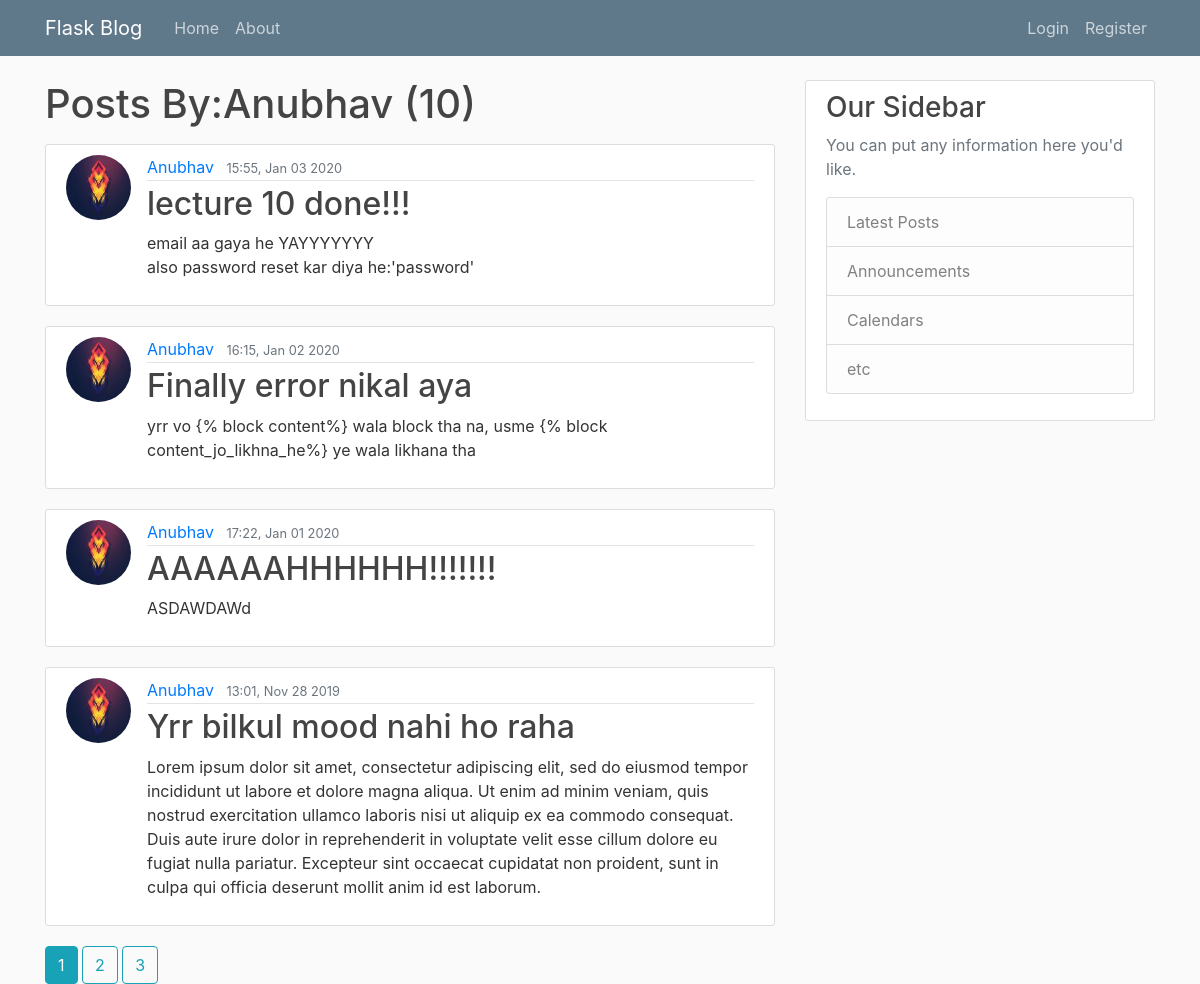
The app's page /user/Anubhav, older data.
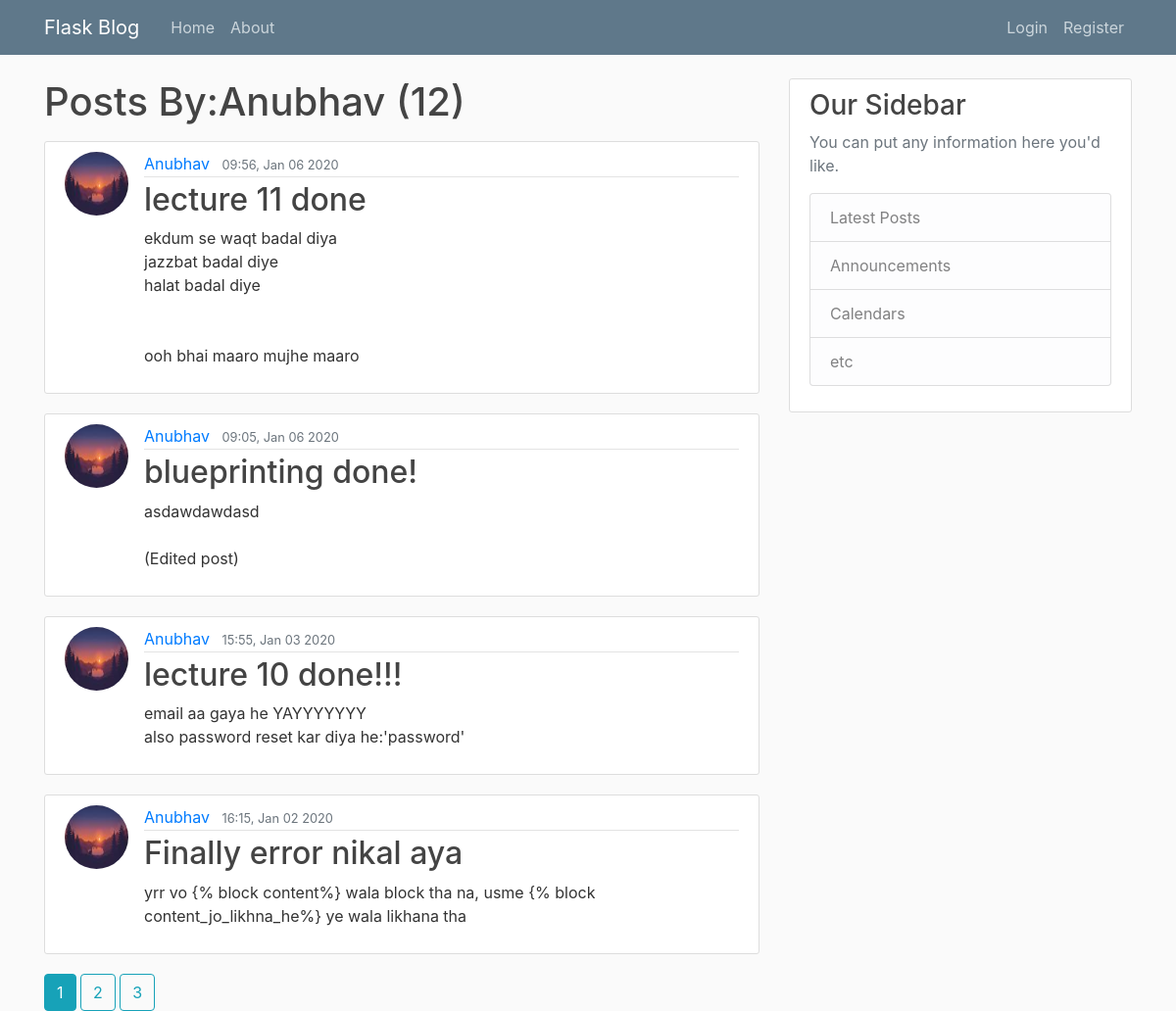
The same page, newer data.
### first_flask/models.py (models this page shows, shortened)
class Post(db.Model):
	id= db.Column(db.Integer, primary_key=True)
	title=db.Column(db.String(100), nullable=False)
	content=db.Column(db.Text, nullable=False)
	date_posted=db.Column(db.DateTime, nullable=False, default=datetime.utcnow)			#utcnow ke aage () nahi lagaye, here the whole func. is passed as argument
	user_id=db.Column(db.Integer, db.ForeignKey('user.id'), nullable=False)

class User(db.Model, UserMixin):												#Model classes bana rahe he for db
	id= db.Column(db.Integer, primary_key=True)
	username=db.Column(db.String(24), nullable=False, unique=True)
	email=db.Column(db.String(120), nullable=False, unique=True)
	password=db.Column(db.String(60),nullable=False)								#string size is 60 bcz ye hash me convert hogi aage
	image_file=db.Column(db.String(20), nullable=False, default='default.jpg')		#same image bhi hash hogi
	posts=db.relationship('Post', backref='author', lazy=True)						#its a relationship not a column, no idea about lazy=True

### first_flask/users/routes.py (the view)
@users.route("/user/<string:username>")
def user_posts(username):								#this is to get all the posts created by a particular user, triggered when you click on the 'username' hyperlink
	page=request.args.get('page', 1, type=int)
	user=User.query.filter_by(username=username).first_or_404()			#get the username, first username from query or 404 error
	posts=Post.query.filter_by(author=user)\
		.order_by(Post.date_posted.desc())\
		.paginate(page=page, per_page=4)
	return render_template("user_posts.html", posts=posts,user=user)

### first_flask/templates/user_posts.html
{%extends "layout.html"%}
{%block content_jo_likna_he%}
	<h1 class="mb-3">Posts By:{{user.username}} ({{ posts.total }})</h1>
	{% for post in posts.items%}
		<article class="media content-section">
			<img class="rounded-circle article-img" src="{{url_for('static', filename='profile_pics/'+ post.author.image_file) }}">
		  <div class="media-body">
		    <div class="article-metadata">
		      <a class="mr-2" href="{{url_for('users.user_posts', username=post.author.username)}}">{{ post.author.username }}</a>
		      <small class="text-muted">{{ post.date_posted.strftime('%H:%M, %b %d %Y') }}</small>
		    </div>
		    <h2><a class="article-title" href="{{url_for('posts.post', post_id=post.id)}}">{{ post.title }}</a></h2>
		    <p class="article-content">{{ post.content }}</p>
		  </div>
		</article>
	{%endfor%}
	{% for page_num in posts.iter_pages(left_edge=1, right_edge=1, left_current=1, right_current=2) %}
		{%if page_num %}
			{%if posts.page==page_num %}
				<a class="btn btn-info mb=4" href="{{ url_for('users.user_posts', username=user.username, page=page_num) }}">{{ page_num }}</a>
			{%else%}
				<a class="btn btn-outline-info mb=4" href="{{url_for('users.user_posts',page=page_num, username=user.username) }}">{{ page_num }}</a>
			{%endif%}
		{%else%}
			...
		{%endif%}
	{%endfor%}
{% endblock content_jo_likna_he%}

Row changes from the older to the newer data that the page shows:
no longer on this page (row unchanged): Post: image_file (picture), author.username "Anubhav", date_posted "17:22, Jan 01 2020", title "AAAAAAHHHHHH!!!!!!!", content "ASDAWDAWd"
no longer on this page (row unchanged): Post: image_file (picture), author.username "Anubhav", date_posted "13:01, Nov 28 2019", title "Yrr bilkul mood nahi ho raha", content "Lorem ipsum dolor sit amet, consectetur adipiscing elit, sed do eiusmod tempor incididunt ut labore et dolore magna aliqua. Ut enim ad minim veniam, quis nostrud exercitation ullamco laboris nisi ut aliquip ex ea commodo consequat. Duis aute irure dolor in reprehenderit in voluptate velit esse cillum dolore eu fugiat nulla pariatur. Excepteur sint occaecat cupidatat non proident, sunt in culpa qui officia deserunt mollit anim id est laborum."
added Post: image_file (picture), author.username "Anubhav", date_posted "09:56, Jan 06 2020", title "lecture 11 done", content "ekdum se waqt badal diya jazzbat badal diye halat badal diye ooh bhai maaro mujhe maaro"
added Post: image_file (picture), author.username "Anubhav", date_posted "09:05, Jan 06 2020", title "blueprinting done!", content "asdawdawdasd (Edited post)"
changed through a linked row, Post "lecture 10 done!!!": image_file: a different picture
changed through a linked row, Post "Finally error nikal aya": image_file: a different picture
Text that changed along with them:
{{ posts.total }}: "10" → "12"
